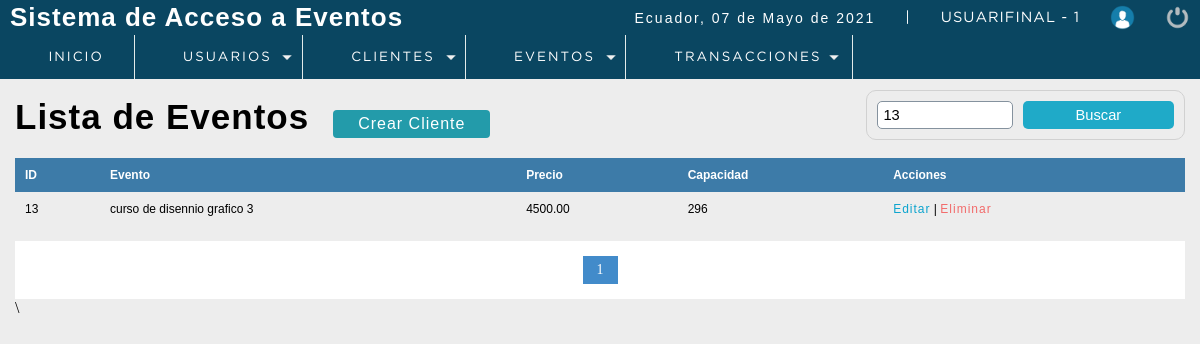
The app's page /P_seminarios/sistema/buscar_evento.php?busqueda=13 (signed in), older data.
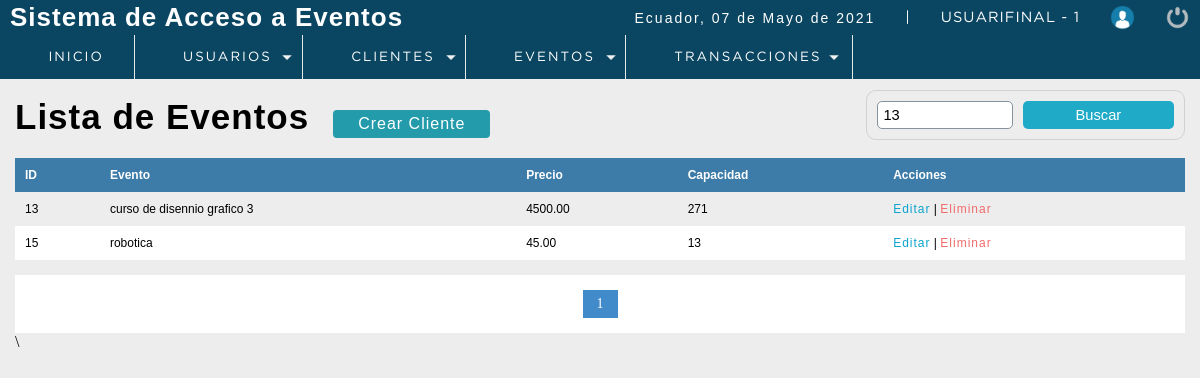
The same page, newer data.
### tables this page shows
CREATE TABLE `evento` (
  `codevento` int(11) NOT NULL,
  `descripcion` varchar(100) DEFAULT NULL,
  `precio` decimal(10,2) DEFAULT NULL,
  `capMax` int(11) DEFAULT NULL,
  `direccion` varchar(300) DEFAULT NULL,
  `foto` text DEFAULT NULL,
  `fecha_evento` datetime NOT NULL,
  `dateAdd` datetime NOT NULL DEFAULT current_timestamp(),
  `usuario_id` int(11) NOT NULL,
  `status` int(11) NOT NULL DEFAULT 1,
  `id_tipo_seminario` int(11) DEFAULT NULL
);

### P_seminarios/sistema/buscar_evento.php (the view, shortened to what the changed rows need)
<?php
 include "../conection.php";
?>
<!DOCTYPE html>
<html lang="en">
<head>
	<?php include "includes/scripts.php"?>
</head>
<body>
 <?php include "includes/header.php"?>
	<section id="container">
    <?php
        $busqueda = strtolower($_REQUEST['busqueda']) ;
    ?>
		<h1>Lista de Eventos</h1>
        <table>
         <tr>
                <th>ID</th>
                <th>Evento</th>
                <th>Precio</th>
                <th>Capacidad</th>
                <th>Acciones</th>
            </tr>
            <?php
           $sql_registre = mysqli_query($conection,"SELECT COUNT(*) AS total_registro   FROM evento
                                                                                        WHERE
                                                                                        (
                                                                                        codevento LIKE '%$busqueda%' OR
                                                                                        descripcion	  LIKE '%$busqueda%' OR
                                                                                        precio	  LIKE '%$busqueda%' OR
                                                                                        capMax	  LIKE '%$busqueda%'
                                                                                        )
                                                                                        AND
                                                                                        status =1");
           $result_registre = mysqli_fetch_array($sql_registre);
           $total_resgistros = $result_registre['total_registro'];
           $por_pagina = 8;
           if (empty($_GET['pagina'])) {
               $pagina =1;
           }
           else {
               $pagina = $_GET['pagina'];
           }
           $desde = ($pagina - 1) * $por_pagina;
           $total_paginas = ceil($total_resgistros / $por_pagina);
           $query = mysqli_query($conection,"SELECT * FROM evento                                  WHERE
                                                                                                        (
                                                                                                            codevento LIKE '%$busqueda%' OR
                                                                                                            descripcion	  LIKE '%$busqueda%' OR
                                                                                                            precio	  LIKE '%$busqueda%' OR
                                                                                                            capMax	  LIKE '%$busqueda%'
                                                                                                                            )
                                                                                                      AND
                                                                                                      status = 1
                                                                                                      ORDER BY codevento ASC LIMIT $desde, $por_pagina");
           $result = mysqli_num_rows($query);
           if ($result > 0) {
               while ($data = mysqli_fetch_array($query)) {
           ?>
            <tr>
                <td><?php echo $data["codevento"];?></td>
                <td><?php echo $data["descripcion"];?></td>
                <td><?php echo $data["precio"];?></td>
                <td><?php echo $data["capMax"];?></td>
                <td>
                    <a class="link_edit" href="editar_cliente.php?id=<?php echo $data["idcliente"];?>">Editar</a>
                    |
                    <?php
                        if ($_SESSION['rol']==1 || $_SESSION['rol']==2) {
                    ?>
                    <a class="link_delete" href="eliminar_cliente.php?id=<?php echo $data["idcliente"];?>">Eliminar</a>
                    <?php
                        }
                    ?>
                </td>
            </tr>
                <?php
               }
           }
            ?>
        </table>
        <?php
                    if ($total_resgistros != 0)
                    {
                ?>
                <div class="paginador">
                    <ul>
                    <?php
                    for ($i=1; $i <= $total_paginas; $i++) {
                        if ($i == $pagina) {
                            echo '<li class="pageSelected">'.$i.'</li>';
                        }
                        else {
                            echo '<li><a href="?pagina='.$i.'&busqueda='.$busqueda.'">'.$i.'</a></li>';
                        }
                    }
                    ?>
                    </ul>
                </div>\
                <?php
                    }
                ?>
	</section>
</body>
</html>

Row changes from the older to the newer data that the page shows:
changed evento "curso de disennio grafico 3": capMax "296" → "271"
now on this page (row edited): evento: codevento "15", descripcion "robotica", precio "45.00", capMax "13"
